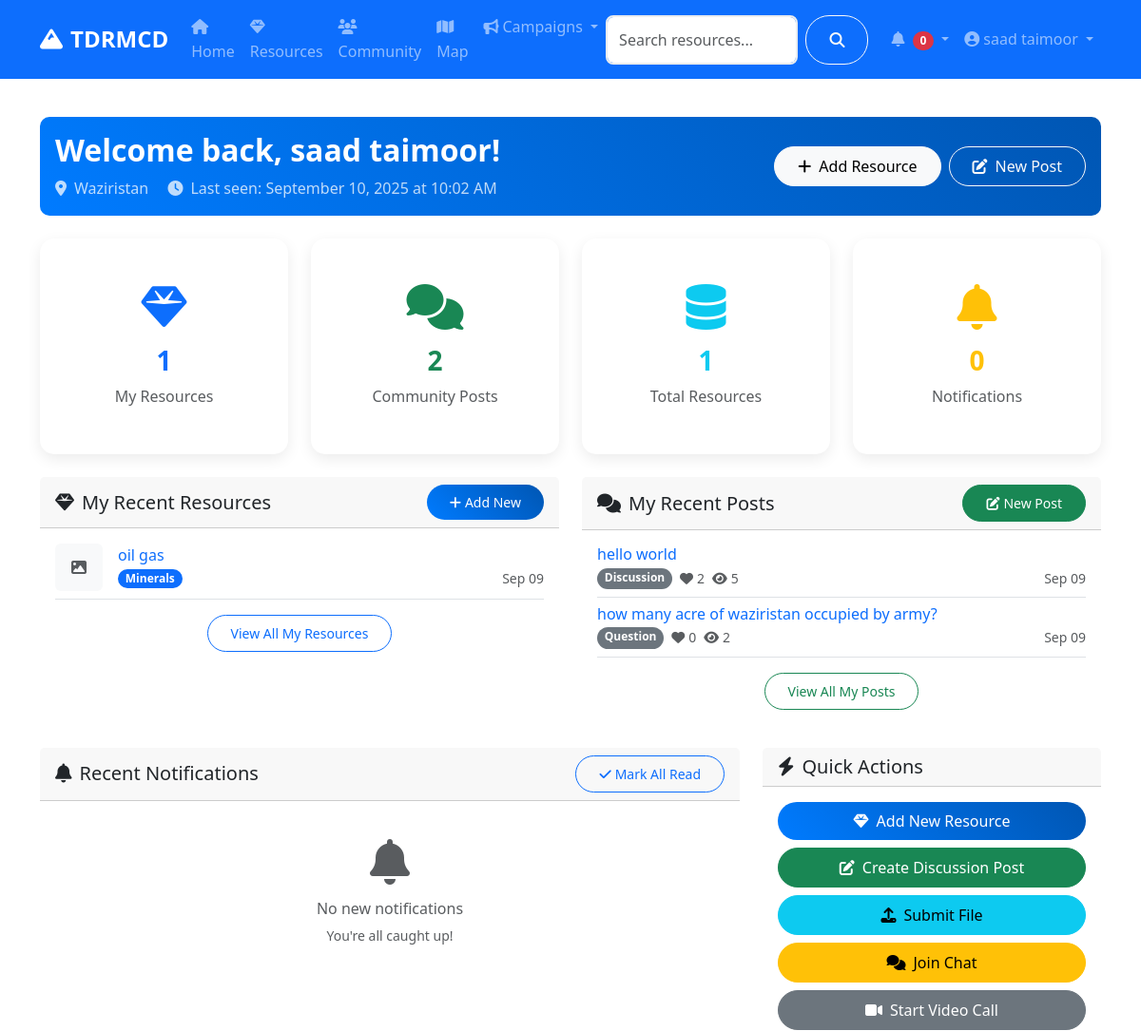
/dashboard (signed in, upper part), run on an earlier commit of the app's database.
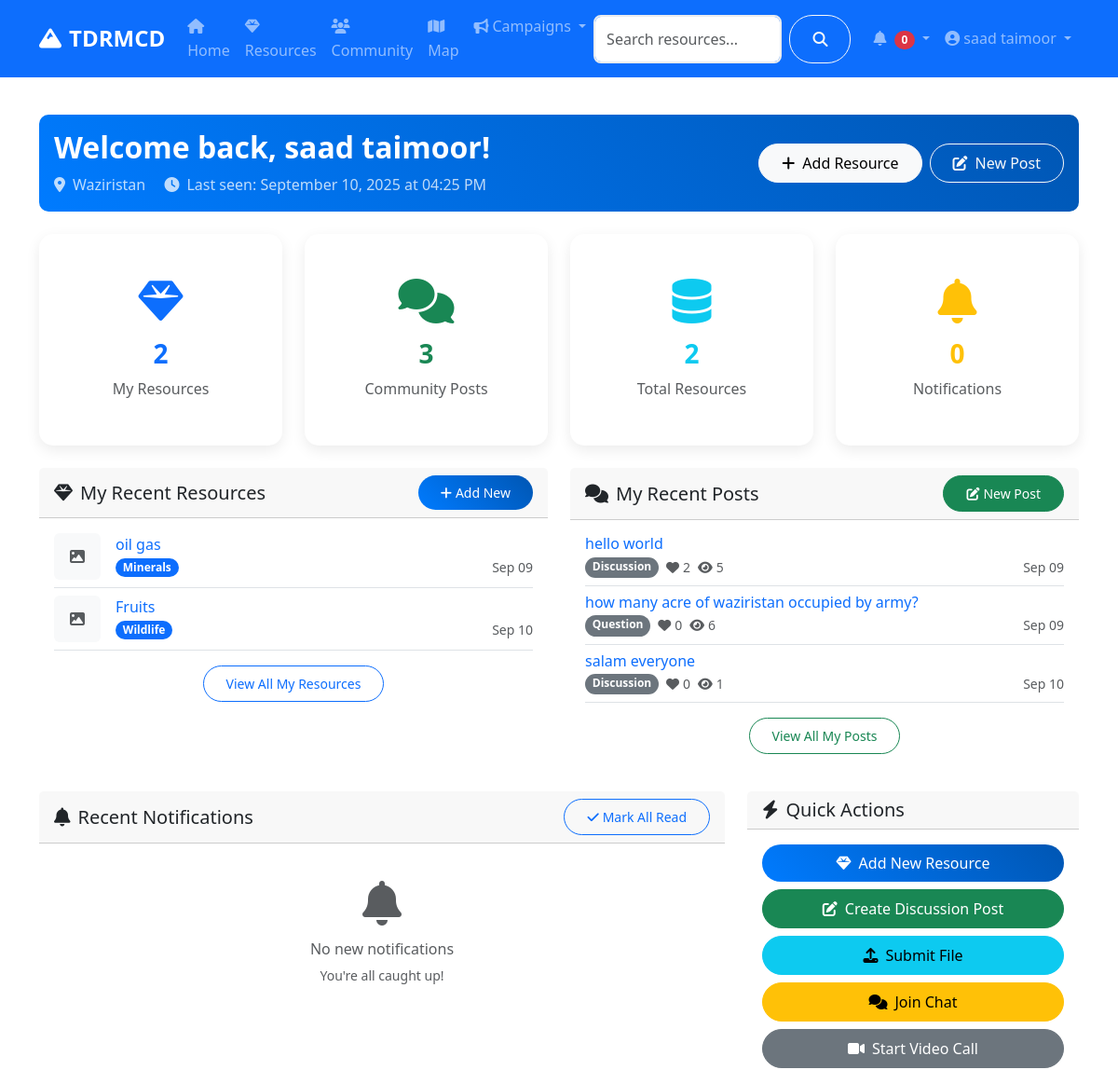
And on a later commit of the database.
### models.py (models this page shows, shortened)
class User(UserMixin, db.Model):
    id = db.Column(db.Integer, primary_key=True)
    username = db.Column(db.String(80), unique=True, nullable=False)
    email = db.Column(db.String(120), unique=True, nullable=False)
    password_hash = db.Column(db.String(120), nullable=False)
    first_name = db.Column(db.String(50), nullable=False)
    last_name = db.Column(db.String(50), nullable=False)
    role = db.Column(db.String(20), default='user')  # user, admin, researcher
    location = db.Column(db.String(100))
    bio = db.Column(db.Text)
    avatar = db.Column(db.String(200), default='default.jpg')
    is_active = db.Column(db.Boolean, default=True)
    created_at = db.Column(db.DateTime, default=datetime.utcnow)
    last_seen = db.Column(db.DateTime, default=datetime.utcnow)
    resources = db.relationship('Resource', backref='author', lazy='dynamic')
    posts = db.relationship('CommunityPost', backref='author', lazy='dynamic')
    chat_messages = db.relationship('ChatMessage', backref='sender', lazy='dynamic')
    file_submissions = db.relationship(
        'FileSubmission',
        foreign_keys='FileSubmission.submitter_id',
        backref='submitter',
        lazy='dynamic'
    )
    reviewed_submissions = db.relationship(
        'FileSubmission',
        foreign_keys='FileSubmission.reviewed_by',
        backref='reviewer_user',
        lazy='dynamic'
    )
    notifications = db.relationship('Notification', backref='user', lazy='dynamic')
    def get_full_name(self):
        return f"{self.first_name} {self.last_name}"
    def is_admin(self):
        return self.role == 'admin'

class Resource(db.Model):
    id = db.Column(db.Integer, primary_key=True)
    title = db.Column(db.String(200), nullable=False)
    description = db.Column(db.Text, nullable=False)
    category = db.Column(db.String(50), nullable=False)  # minerals, agriculture, wildlife, cultural
    subcategory = db.Column(db.String(50))  # gas, copper, coal, wheat, etc.
    location = db.Column(db.String(200))
    latitude = db.Column(db.Float)
    longitude = db.Column(db.Float)
    economic_value = db.Column(db.String(100))
    sustainability_info = db.Column(db.Text)
    image_url = db.Column(db.String(200))
    status = db.Column(db.String(20), default='active')  # active, inactive, under_review
    author_id = db.Column(db.Integer, db.ForeignKey('user.id'), nullable=False)
    created_at = db.Column(db.DateTime, default=datetime.utcnow)
    updated_at = db.Column(db.DateTime, default=datetime.utcnow, onupdate=datetime.utcnow)

class CommunityPost(db.Model):
    id = db.Column(db.Integer, primary_key=True)
    title = db.Column(db.String(200), nullable=False)
    content = db.Column(db.Text, nullable=False)
    category = db.Column(db.String(50), nullable=False)  # discussion, question, announcement
    tags = db.Column(db.String(200))
    image_url = db.Column(db.String(200))
    likes = db.Column(db.Integer, default=0)
    views = db.Column(db.Integer, default=0)
    author_id = db.Column(db.Integer, db.ForeignKey('user.id'), nullable=False)
    created_at = db.Column(db.DateTime, default=datetime.utcnow)
    updated_at = db.Column(db.DateTime, default=datetime.utcnow, onupdate=datetime.utcnow)
    comments = db.relationship('Comment', backref='post', lazy='dynamic', cascade='all, delete-orphan')
    likes_relation = db.relationship('PostLike', backref='post', lazy='dynamic', cascade='all, delete-orphan')

### routes/main.py (the view)
@main_bp.route('/dashboard')
@login_required
def dashboard():
    user_resources = current_user.resources.limit(5).all()
    user_posts = current_user.posts.limit(5).all()
    notifications = current_user.notifications.filter_by(is_read=False).limit(10).all()
    stats = {
        'total_resources': Resource.query.filter_by(status='active').count(),
        'user_resources': current_user.resources.count(),
        'user_posts': current_user.posts.count(),
        'unread_notifications': current_user.notifications.filter_by(is_read=False).count()
    }
    return render_template('main/dashboard.html',
                         user_resources=user_resources,
                         user_posts=user_posts,
                         notifications=notifications,
                         stats=stats)

### app.py (called while the page is built)
@login_manager.user_loader
def load_user(user_id):
    return User.query.get(int(user_id))

### templates/main/dashboard.html (shortened to what the changed rows need)
{% extends "base.html" %}
{% block content %}
<div class="container py-4">
    <div class="row">
        <div class="col-12 mb-4">
            <div class="card bg-gradient-primary text-white">
                <div class="card-body">
                    <div class="row align-items-center">
                        <div class="col-md-8">
                            <h2 class="fw-bold mb-2">Welcome back, {{ current_user.get_full_name() }}!</h2>
                            <p class="mb-0 opacity-75">
                                {% if current_user.location %}
                                    <i class="fas fa-map-marker-alt me-2"></i>{{ current_user.location }}
                                {% endif %}
                                <span class="ms-3">
                                    <i class="fas fa-clock me-2"></i>Last seen: {{ current_user.last_seen.strftime('%B %d, %Y at %I:%M %p') }}
                                </span>
                            </p>
                        </div>
                    </div>
                </div>
            </div>
        </div>
        <div class="col-lg-3 col-md-6 mb-4">
            <div class="card stat-card text-center">
                <div class="card-body">
                    <i class="fas fa-gem fa-3x text-primary mb-3"></i>
                    <h3 class="fw-bold text-primary">{{ stats.user_resources }}</h3>
                    <p class="text-muted mb-0">My Resources</p>
                </div>
            </div>
        </div>
        <div class="col-lg-3 col-md-6 mb-4">
            <div class="card stat-card text-center">
                <div class="card-body">
                    <i class="fas fa-comments fa-3x text-success mb-3"></i>
                    <h3 class="fw-bold text-success">{{ stats.user_posts }}</h3>
                    <p class="text-muted mb-0">Community Posts</p>
                </div>
            </div>
        </div>
        <div class="col-lg-3 col-md-6 mb-4">
            <div class="card stat-card text-center">
                <div class="card-body">
                    <i class="fas fa-database fa-3x text-info mb-3"></i>
                    <h3 class="fw-bold text-info">{{ stats.total_resources }}</h3>
                    <p class="text-muted mb-0">Total Resources</p>
                </div>
            </div>
        </div>
    </div>
    <div class="row">
        <div class="col-lg-6 mb-4">
            <div class="card">
                <div class="card-body">
                    {% if user_resources %}
                        {% for resource in user_resources %}
                        <div class="d-flex align-items-center border-bottom pb-2 mb-2">
                            <div class="flex-shrink-0 me-3">
                                {% if resource.image_url %}
                                <img src="{{ url_for('static', filename='uploads/' + resource.image_url) }}"
                                     alt="{{ resource.title }}" class="rounded" style="width: 50px; height: 50px; object-fit: cover;">
                                {% else %}
                                <div class="bg-light rounded d-flex align-items-center justify-content-center" style="width: 50px; height: 50px;">
                                    <i class="fas fa-image text-muted"></i>
                                </div>
                                {% endif %}
                            </div>
                            <div class="flex-grow-1">
                                <h6 class="mb-1">
                                    <a href="{{ url_for('resources.detail', id=resource.id) }}" class="text-decoration-none">
                                        {{ resource.title }}
                                    </a>
                                </h6>
                                <div class="d-flex justify-content-between align-items-center">
                                    <span class="badge bg-primary">{{ resource.category.title() }}</span>
                                    <small class="text-muted">{{ resource.created_at.strftime('%b %d') }}</small>
                                </div>
                            </div>
                        </div>
                        {% endfor %}
                    {% endif %}
                </div>
            </div>
        </div>
        <div class="col-lg-6 mb-4">
            <div class="card">
                <div class="card-body">
                    {% if user_posts %}
                        {% for post in user_posts %}
                        <div class="border-bottom pb-2 mb-2">
                            <h6 class="mb-1">
                                <a href="{{ url_for('community.post_detail', id=post.id) }}" class="text-decoration-none">
                                    {{ post.title }}
                                </a>
                            </h6>
                            <div class="d-flex justify-content-between align-items-center">
                                <div class="d-flex gap-2">
                                    <span class="badge bg-secondary">{{ post.category.title() }}</span>
                                    <small class="text-muted">
                                        <i class="fas fa-heart me-1"></i>{{ post.likes }}
                                    </small>
                                    <small class="text-muted">
                                        <i class="fas fa-eye me-1"></i>{{ post.views }}
                                    </small>
                                </div>
                                <small class="text-muted">{{ post.created_at.strftime('%b %d') }}</small>
                            </div>
                        </div>
                        {% endfor %}
                    {% endif %}
                </div>
            </div>
        </div>
    </div>
</div>
{% endblock %}

### templates/base.html (shortened to what this page needs)
<!DOCTYPE html>
<html lang="en">
<head>
    <link href="https://cdn.jsdelivr.net/npm/bootstrap@5.3.0/dist/css/bootstrap.min.css" rel="stylesheet">
    <link rel="stylesheet" href="https://cdnjs.cloudflare.com/ajax/libs/font-awesome/6.4.0/css/all.min.css">
    <link rel="stylesheet" href="https://unpkg.com/leaflet@1.9.4/dist/leaflet.css">
    <link rel="stylesheet" href="{{ url_for('static', filename='css/style.css') }}">
</head>
<body>
    <nav class="navbar navbar-expand-lg navbar-dark bg-primary sticky-top">
        <div class="container">
            <a class="navbar-brand fw-bold" href="{{ url_for('main.index') }}">
                <i class="fas fa-mountain me-2"></i>TDRMCD
            </a>
            <div class="collapse navbar-collapse" id="navbarNav">
                <ul class="navbar-nav me-auto">
                    <li class="nav-item">
                        <a class="nav-link" href="{{ url_for('main.index') }}">
                            <i class="fas fa-home me-1"></i>Home
                        </a>
                    </li>
                    <li class="nav-item">
                        <a class="nav-link" href="{{ url_for('resources.index') }}">
                            <i class="fas fa-gem me-1"></i>Resources
                        </a>
                    </li>
                    <li class="nav-item">
                        <a class="nav-link" href="{{ url_for('community.index') }}">
                            <i class="fas fa-users me-1"></i>Community
                        </a>
                    </li>
                    <li class="nav-item">
                        <a class="nav-link" href="{{ url_for('main.map_view') }}">
                            <i class="fas fa-map me-1"></i>Map
                        </a>
                    </li>
                    <li class="nav-item dropdown">
                        <a class="nav-link dropdown-toggle" href="#" role="button" data-bs-toggle="dropdown">
                            <i class="fas fa-bullhorn me-1"></i>Campaigns
                        </a>
                    </li>
                </ul>
                <form class="d-flex me-3" action="{{ url_for('main.search') }}" method="GET">
                    <input class="form-control me-2" type="search" name="q" placeholder="Search resources..." value="{{ request.args.get('q', '') }}">
                    <button class="btn btn-outline-light" type="submit">
                        <i class="fas fa-search"></i>
                    </button>
                </form>
                <ul class="navbar-nav">
                    {% if current_user.is_authenticated %}
                        <li class="nav-item dropdown">
                            <a class="nav-link dropdown-toggle" href="#" role="button" data-bs-toggle="dropdown">
                                <i class="fas fa-bell me-1"></i>
                                <span id="notification-count" class="badge bg-danger">0</span>
                            </a>
                        </li>
                        <li class="nav-item dropdown">
                            <a class="nav-link dropdown-toggle" href="#" role="button" data-bs-toggle="dropdown">
                                <i class="fas fa-user-circle me-1"></i>{{ current_user.get_full_name() }}
                            </a>
                        </li>
                    {% endif %}
                </ul>
            </div>
        </div>
    </nav>
    <main>
        {% block content %}{% endblock %}
    </main>
</body>
</html>

What changed in the data, as far as the page shows it:
changed User "saad taimoor": last_seen "September 10, 2025 at 10:02 AM" → "September 10, 2025 at 04:25 PM"
added Resource: title "Fruits", category "Wildlife", created_at "Sep 10"
changed CommunityPost "how many acre of waziristan occupied by army?": views "2" → "6"
added CommunityPost: title "salam everyone", category "Discussion", likes "0", views "1", created_at "Sep 10"
Also different on the page:
{{ stats.user_resources }}: "1" → "2"
{{ stats.user_posts }}: "2" → "3"
{{ stats.total_resources }}: "1" → "2"
